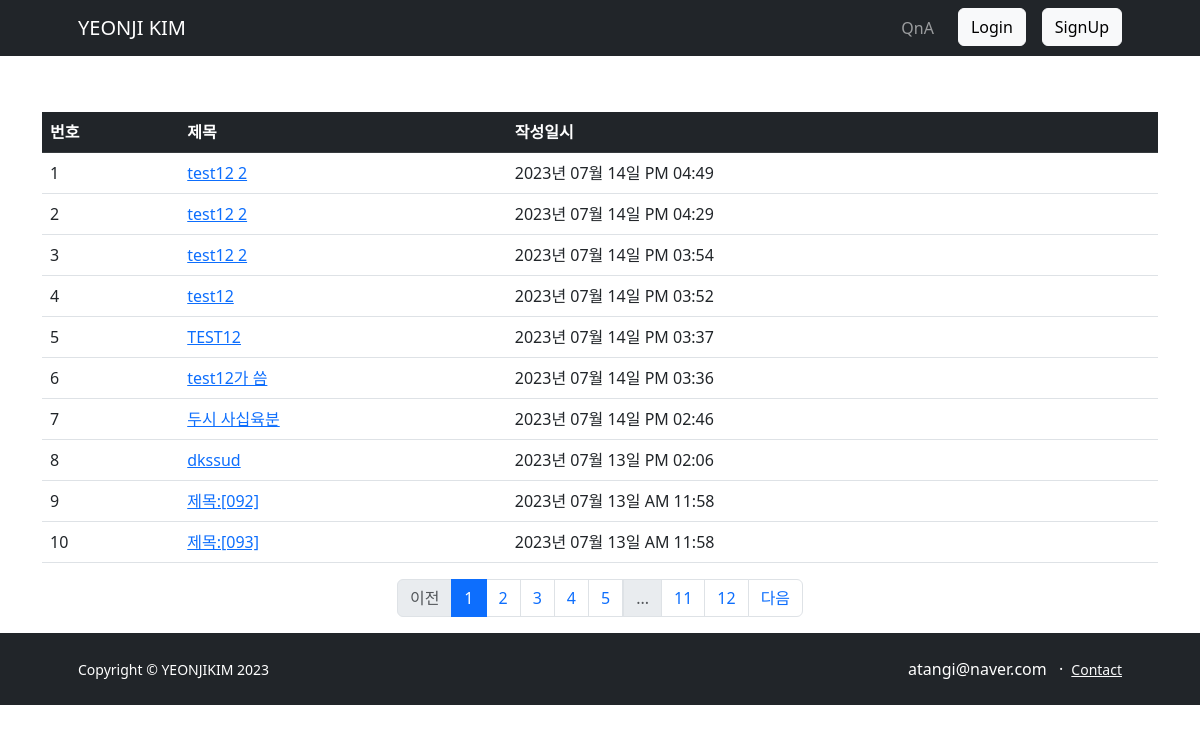
Page /question/list/ on the committed database.
### app/models.py (models this page shows)
class Question(db.Model):
    id = db.Column(db.Integer, primary_key=True)
    subject = db.Column(db.String(200), nullable=False)
    content = db.Column(db.Text(), nullable=False)
    create_date = db.Column(db.DateTime(), nullable=False)
    user_id = db.Column(db.Integer, db.ForeignKey('user.id', ondelete="CASCADE"), nullable=False)
    user = db.relationship('User', backref=db.backref('question_set'))

### app/views/question_views.py (the view)
@question.route('/list/')
def _list():
    page = request.args.get('page', type=int, default=1)  # 페이지
    question_list = Question.query.order_by(Question.create_date.desc())
    question_list = question_list.paginate(page=page, per_page=10)
    return render_template('question/question_list.html', question_list=question_list)

### app/filter.py (called while the page is built)
def format_datetime(value, fmt='%Y년 %m월 %d일 %p %I:%M'):
    return value.strftime(fmt)

### app/views/auth_views.py (called while the page is built)
@auth.before_app_request
def load_logged_in_user():
    user_id = session.get('user_id')
    if user_id is None:
        g.user = None
    else:
        g.user = User.query.get(user_id)

### app/templates/question/question_list.html (shortened to what this page needs)
{% extends 'base.html' %}
{% block content %}
<div class="container my-3">
    <p>
    <table class="table">
        <thead>
        <tr class="table-dark">
            <th>번호</th>
            <th>제목</th>
            <th>작성일시</th>
        </tr>
        </thead>
        <tbody>
        {% if question_list %}
        {% for question in question_list %}
        <tr>
            <td>{{ ((question_list.page-1) * question_list.per_page) + loop.index }}</td>
            <td>
                <a href="{{ url_for('question.detail', question_id=question.id) }}">{{ question.subject }}</a>
            </td>
            <td>{{ question.create_date | date_time}}</td>
        </tr>
        {% endfor %}
        {% else %}
        <tr>
            <td colspan="3">질문이 없습니다.</td>
        </tr>
        {% endif %}
        </tbody>
    </table>
    <ul class="pagination justify-content-center">
        {% if question_list.has_prev %}
        <li class="page-item">
            <a class="page-link" href="?page={{ question_list.prev_num }}">이전</a>
        </li>
        {% else %}
        <li class="page-item disabled">
            <a class="page-link" tabindex="-1" aria-disabled="true" href="javascript:void(0)">이전</a>
        </li>
        {% endif %}
        {% for page_num in question_list.iter_pages() %}
        {% if page_num %}
        {% if page_num != question_list.page %}
        <li class="page-item">
            <a class="page-link" href="?page={{ page_num }}">{{ page_num }}</a>
        </li>
        {% else %}
        <li class="page-item active" aria-current="page">
            <a class="page-link" href="javascript:void(0)">{{ page_num }}</a>
        </li>
        {% endif %}
        {% else %}
        <li class="disabled">
            <a class="page-link" href="javascript:void(0)">...</a>
        </li>
        {% endif %}
        {% endfor %}
        {% if question_list.has_next %}
        <li class="page-item">
            <a class="page-link" href="?page={{ question_list.next_num }}">다음</a>
        </li>
        {% else %}
        <li class="page-item disabled">
            <a class="page-link" tabindex="-1" aria-disabled="true" href="javascript:void(0)">다음</a>
        </li>
        {% endif %}
    </ul>
    </div>
    {% endblock %}

### rows in the picture
Question: page "1", subject "test12 2", create_date "2023년 07월 14일 PM 04:49"
Question: page "2", subject "test12 2", create_date "2023년 07월 14일 PM 04:29"
Question: page "3", subject "test12 2", create_date "2023년 07월 14일 PM 03:54"
Question: page "4", subject "test12", create_date "2023년 07월 14일 PM 03:52"
Question: user "5", subject "TEST12", create_date "2023년 07월 14일 PM 03:37"
Question: page "6", subject "test12가 씀", create_date "2023년 07월 14일 PM 03:36"
Question: page "7", subject "두시 사십육분", create_date "2023년 07월 14일 PM 02:46"
Question: page "8", subject "dkssud", create_date "2023년 07월 13일 PM 02:06"
Question: page "9", subject "제목:[092]", create_date "2023년 07월 13일 AM 11:58"
Question: page "10", subject "제목:[093]", create_date "2023년 07월 13일 AM 11:58"

### other values in the picture
{{ page_num }} "1"
{{ page_num }} "2" "3" "4" "5" "11" "12"
